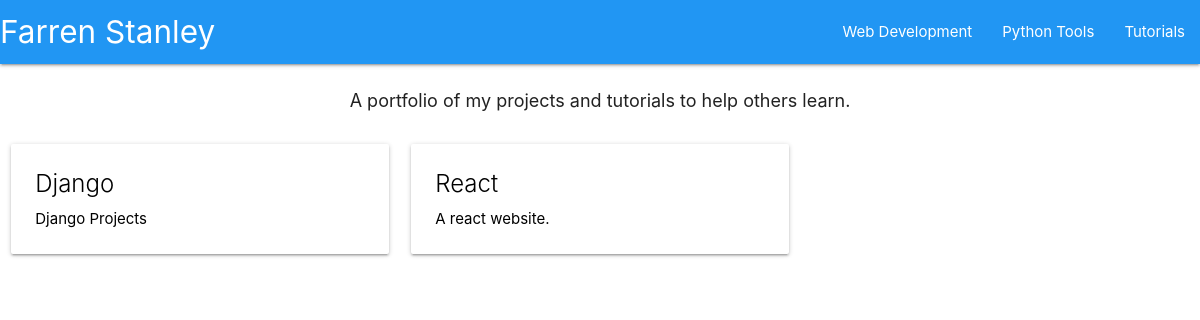
The app's page /web-development with its own data.
### main/models.py (models this page shows, shortened)
class TutorialSeries(models.Model):
    tutorial_series = models.CharField(max_length=200)
    tutorial_category = models.ForeignKey(TutorialCategory, default=1, verbose_name="Category", on_delete=models.SET_DEFAULT)
    series_summary = models.CharField(max_length=200)
    class Meta:
        verbose_name_plural = "Series"

### main/views.py (the view, shortened to what this page needs)
# urls.py: path("<single_slug>", views.single_slug, name="single_slug")
def single_slug(request, single_slug):
    categories = [c.category_slug for c in TutorialCategory.objects.all()]
    if single_slug in categories:
        matching_series = TutorialSeries.objects.filter(tutorial_category__category_slug=single_slug)
        series_urls = {}
        for m in matching_series.all():
            part_one = Tutorial.objects.filter(tutorial_series__tutorial_series=m.tutorial_series)\
                .earliest("tutorial_published")
            series_urls[m] = part_one.tutorial_slug
        return render(request,
                      "main/category.html",
                      {"part_ones": series_urls})

### main/templates/main/category.html
{% extends 'main/header.html' %}
{% block content %}
    <div class="row">
        {% for tut, partone in part_ones.items %}
            <div class="col s12 m6 l4">
                <a href="{{partone}}", style="color:#000">
                    <div class="card hoverable">
                        <div class="card-content">
                            <div class="card-title">{{tut.tutorial_series}}</div>
                            <p>{{tut.series_summary}}</p>
                        </div>
                    </div>
                </a>
            </div>
        {% endfor %}
    </div>
{% endblock %}

### records on screen
TutorialSeries: tutorial_series "Django", series_summary "Django Projects"
TutorialSeries: tutorial_series "React", series_summary "A react website."
